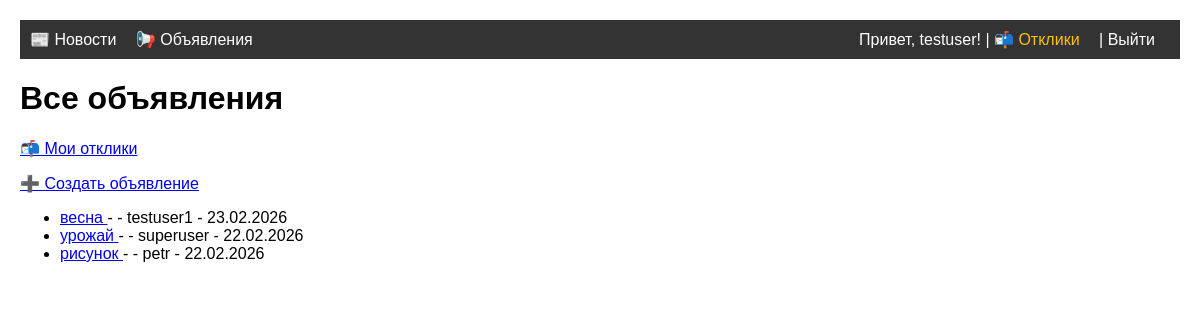
/bulletin/ (signed in), run on the app's committed database.
### bulletin/models.py (models this page shows, shortened)
class Bulletin(models.Model):
    title = models.CharField(max_length=255, verbose_name='Заголовок')
    content = RichTextField(verbose_name='Содержание')  # WYSIWYG-поле
    category = models.ForeignKey(Category, on_delete=models.CASCADE, related_name='bulletins', verbose_name='Категория')
    author = models.ForeignKey(User, on_delete=models.CASCADE, related_name='bulletins', verbose_name='Автор')
    created_at = models.DateTimeField(auto_now_add=True, verbose_name='Дата создания')
    updated_at = models.DateTimeField(auto_now=True, verbose_name='Дата обновления')
    class Meta:
        verbose_name = 'Объявление'
        verbose_name_plural = 'Объявления'
        ordering = ['-created_at']

### bulletin/views.py (the view)
# urls.py: path('', views.BulletinListView.as_view(), name='bulletin_list'),
class BulletinListView(ListView):
    model = Bulletin
    template_name = 'bulletin/bulletin_list.html'
    context_object_name = 'bulletins'
    paginate_by = 10
    ordering = ['-created_at']

### templates/bulletin/bulletin_list.html (shortened to what this page needs)
{% extends "base.html" %}
{% block content %}
    <h1>Все объявления</h1>
    <p><a href="{% url 'my_responses' %}">📬 Мои отклики</a></p>
    <p><a href="{% url 'bulletin_create' %}">➕ Создать объявление</a></p>
    <ul>
    {% for bulletin in bulletins %}
        <li>
            <a href="{% url 'bulletin_detail' bulletin.id %}">
                {{ bulletin.title }}
            </a>
            - {{ bulletin.get_category_display }}
            - {{ bulletin.author.username }}
            - {{ bulletin.created_at|date:"d.m.Y" }}
        </li>
    {% empty %}
        <li>Пока нет объявлений</li>
    {% endfor %}
    </ul>
{% endblock %}

### templates/base.html (shortened to what this page needs)
<!DOCTYPE html>
<html>
<head>
</head>
<body>
    <nav>
        <a href="{% url 'news_list' %}">📰 Новости</a>
        <a href="{% url 'bulletin_list' %}">📢 Объявления</a>
        <span class="user-info">
            {% if user.is_authenticated %}
                Привет, {{ user.username }}! |
                <a href="{% url 'my_responses' %}" style="color: #ffc107;">📬 Отклики</a> |
                <a href="{% url 'account_logout' %}" style="color: white;">Выйти</a>
            {% else %}
                <a href="{% url 'account_login' %}" style="color: white;">Войти</a> |
                <a href="{% url 'account_signup' %}" style="color: white;">Регистрация</a>
            {% endif %}
        </span>
    </nav>
    <main>
        {% block content %}
        {% endblock %}
    </main>
</body>
</html>

### templates/base.html (style rules this page uses)
body { font-family: Arial, sans-serif; margin: 20px; }
nav { background: #333; padding: 10px; margin-bottom: 20px; }
nav a { color: white; margin-right: 15px; text-decoration: none; }
.user-info { float: right; color: white; }

### data on the page
Bulletin: title "весна", author.username "testuser1", created_at "23.02.2026"
Bulletin: title "урожай", author.username "superuser", created_at "22.02.2026"
Bulletin: title "рисунок", author.username "petr", created_at "22.02.2026"

### other printed values
{{ user.username }} "testuser"
